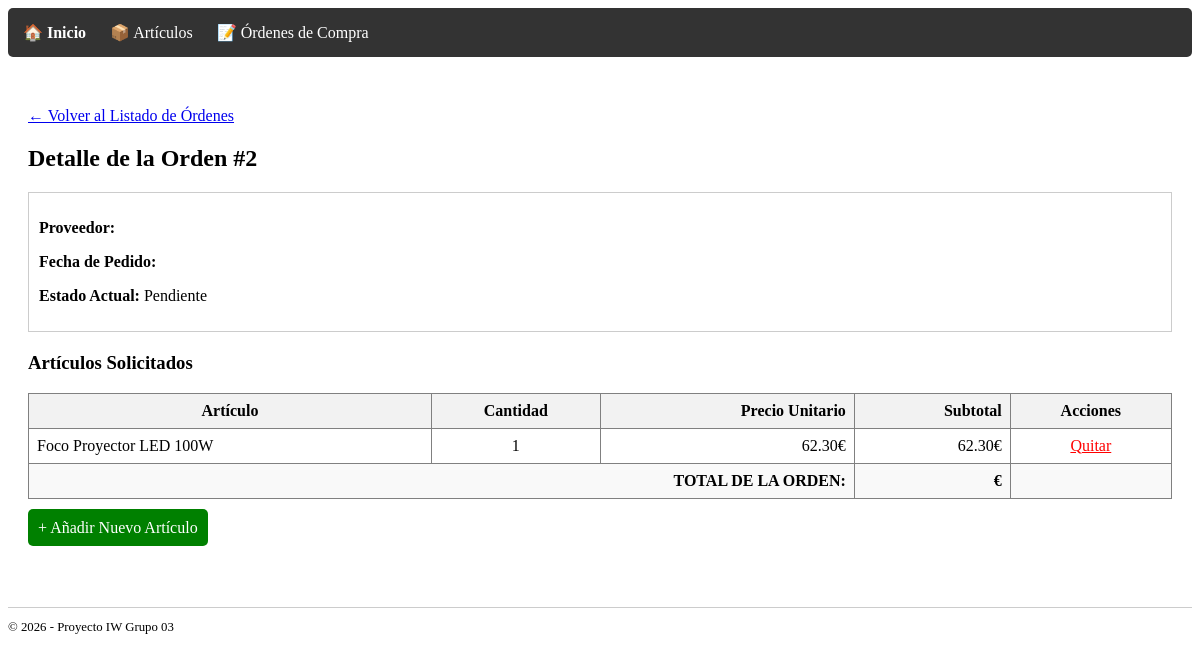
/ordenes/2/, run on an earlier commit of the app's database.
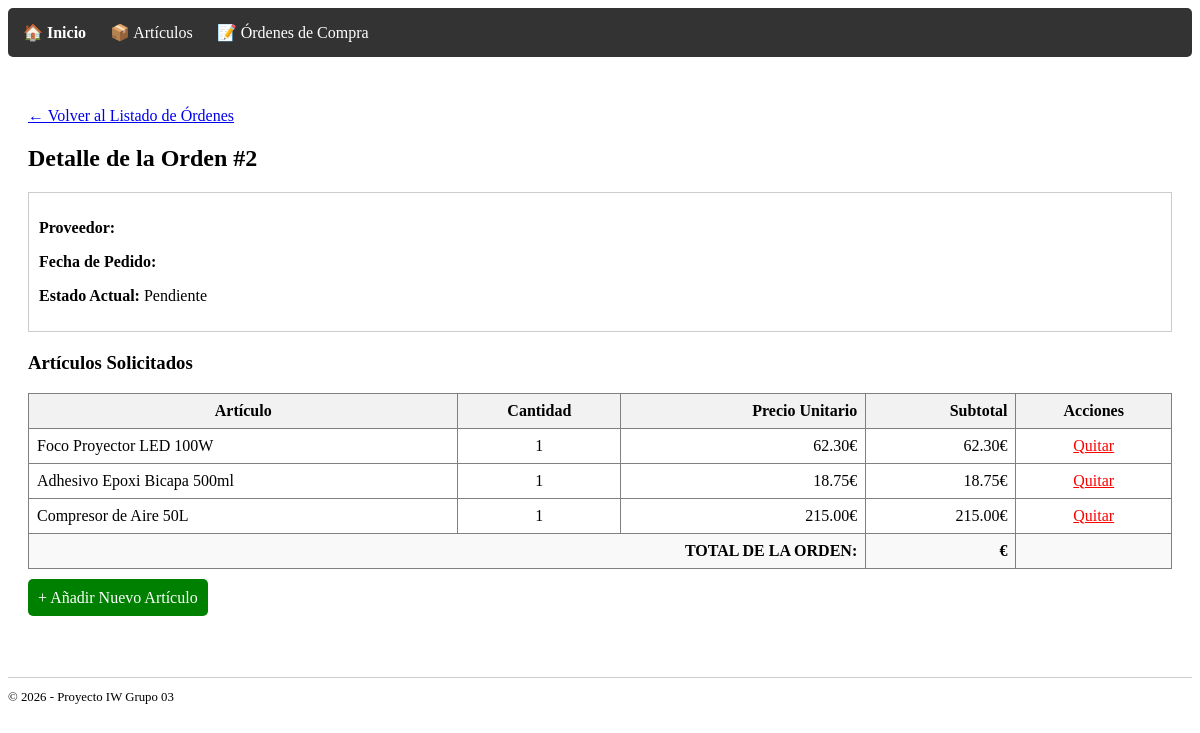
And on a later commit of the database.
### compras/models.py (models this page shows, shortened)
class OrdenCompra(models.Model):
    ESTADOS = [
        ('pendiente', 'Pendiente'),
        ('aprobada', 'Aprobada'),
        ('recibida', 'Recibida'),
    ]
    numero_orden = models.CharField(max_length=50, unique=True)
    fecha_solicitud = models.DateField(auto_now_add=True)
    fecha_prevista_recepcion = models.DateField()
    estado = models.CharField(max_length=20, choices=ESTADOS, default='pendiente')
    prioridad = models.CharField(max_length=10)
    departamento_solicitante = models.CharField(max_length=100)
    observaciones = models.TextField(blank=True, null=True)
    proveedor = models.ForeignKey(Proveedor, on_delete=models.CASCADE)

class DetalleOrden(models.Model):
    orden = models.ForeignKey(OrdenCompra, on_delete=models.CASCADE, related_name='detalles')
    articulo = models.ForeignKey(Articulo, on_delete=models.CASCADE)
    cantidad = models.PositiveIntegerField(default=1)
    precio_unitario_historico = models.DecimalField(max_digits=10, decimal_places=2)
    def subtotal(self):
        return self.cantidad * self.precio_unitario_historico

class Articulo(models.Model):
    codigo = models.CharField(max_length=20, unique=True)
    nombre = models.CharField(max_length=150)
    descripcion = models.TextField()
    categoria = models.CharField(max_length=100)
    precio_estimado = models.DecimalField(max_digits=10, decimal_places=2)

### compras/views.py (the view)
# urls.py: path('ordenes/<int:orden_id>/', views.detalle_orden, name='detalle_orden'),
def detalle_orden(request, orden_id):
    orden = get_object_or_404(OrdenCompra, pk=orden_id)
    return render(request, 'compras/detalle_orden.html', {'orden': orden})

### compras/templates/compras/detalle_orden.html (shortened to what this page needs)
{% extends 'compras/base.html' %}
{% block content %}
<div style="margin-bottom: 20px;">
    <a href="{% url 'compras:listado_ordenes' %}">← Volver al Listado de Órdenes</a>
</div>
<h2>Detalle de la Orden #{{ orden.pk }}</h2>
<div style="border: 1px solid #ccc; padding: 10px; margin-bottom: 20px;">
    <p><strong>Proveedor:</strong> {{ orden.proveedor.nombre }}</p>
    <p><strong>Fecha de Pedido:</strong> {{ orden.fecha_pedido|date:"d/m/Y" }}</p>
    <p><strong>Estado Actual:</strong> {{ orden.get_estado_display }}</p>
</div>
<h3>Artículos Solicitados</h3>
<table border="1" style="width: 100%; border-collapse: collapse;">
    <thead>
        <tr style="background-color: #f2f2f2;">
            <th style="padding: 8px;">Artículo</th>
            <th style="padding: 8px; text-align: center;">Cantidad</th>
            <th style="padding: 8px; text-align: right;">Precio Unitario</th>
            <th style="padding: 8px; text-align: right;">Subtotal</th>
            {% if orden.estado == 'pendiente' %}
            <th style="padding: 8px; text-align: center;">Acciones</th>
            {% endif %}
        </tr>
    </thead>
    <tbody>
        {% for detalle in orden.detalles.all %}
        <tr>
            <td style="padding: 8px;">{{ detalle.articulo.nombre }}</td>
            <td style="padding: 8px; text-align: center;">{{ detalle.cantidad }}</td>
            <td style="padding: 8px; text-align: right;">{{ detalle.precio_unitario_historico }}€</td>
            <td style="padding: 8px; text-align: right;">{{ detalle.subtotal }}€</td>
            {% if orden.estado == 'pendiente' %}
            <td style="padding: 8px; text-align: center;">
                <a href="{% url 'compras:eliminar_detalle' detalle.pk %}" style="color: red;">Quitar</a>
            </td>
            {% endif %}
        </tr>
        {% empty %}
        <tr>
            <td colspan="5" style="padding: 20px; text-align: center;">No hay artículos cargados en esta orden.</td>
        </tr>
        {% endfor %}
    </tbody>
    <tfoot>
        <tr style="background-color: #f9f9f9; font-weight: bold;">
            <td colspan="3" style="padding: 8px; text-align: right;">TOTAL DE LA ORDEN:</td>
            <td style="padding: 8px; text-align: right;">{{ orden.total }}€</td>
            {% if orden.estado == 'pendiente' %}<td></td>{% endif %}
        </tr>
    </tfoot>
</table>
{% if orden.estado == 'pendiente' %}
<div style="margin-top: 20px;">
    <a href="{% url 'compras:crear_detalle' orden.pk %}" style="padding: 10px; background-color: green; color: white; text-decoration: none; border-radius: 5px;">
        + Añadir Nuevo Artículo
    </a>
</div>
{% else %}
<p style="margin-top: 20px; color: orange;">
    <strong>Nota:</strong> Esta orden está cerrada y no permite modificaciones.
</p>
{% endif %}
{% endblock %}

### compras/templates/compras/base.html (shortened to what this page needs)
<!DOCTYPE html>
<html lang="es">
<head>
</head>
<body>
    <nav style="background: #333; padding: 15px; margin-bottom: 30px; border-radius: 5px;">
        <a href="{% url 'compras:inicio' %}"
            style="color: white; margin-right: 20px; text-decoration: none; font-weight: bold;">🏠 Inicio</a>
        <a href="{% url 'compras:listado_articulos' %}"
            style="color: white; margin-right: 20px; text-decoration: none;">📦 Artículos</a>
        <a href="{% url 'compras:listado_ordenes' %}" style="color: white; text-decoration: none;">📝 Órdenes de
            Compra</a>
    </nav>
    <main>
        {% block content %}
        {% endblock %}
    </main>
    <footer>
        <p>&copy; 2026 - Proyecto IW Grupo 03</p>
    </footer>
</body>
</html>

### compras/templates/compras/base.html (style rules this page uses)
main { padding: 20px; }
footer { margin-top: 50px; border-top: 1px solid #ccc; font-size: 0.8em; }

What changed in the data, as far as the page shows it:
added DetalleOrden: articulo.nombre "Adhesivo Epoxi Bicapa 500ml", cantidad "1", precio_unitario_historico "18.75", subtotal "18.75"
added DetalleOrden: articulo.nombre "Compresor de Aire 50L", cantidad "1", precio_unitario_historico "215.00", subtotal "215.00"
